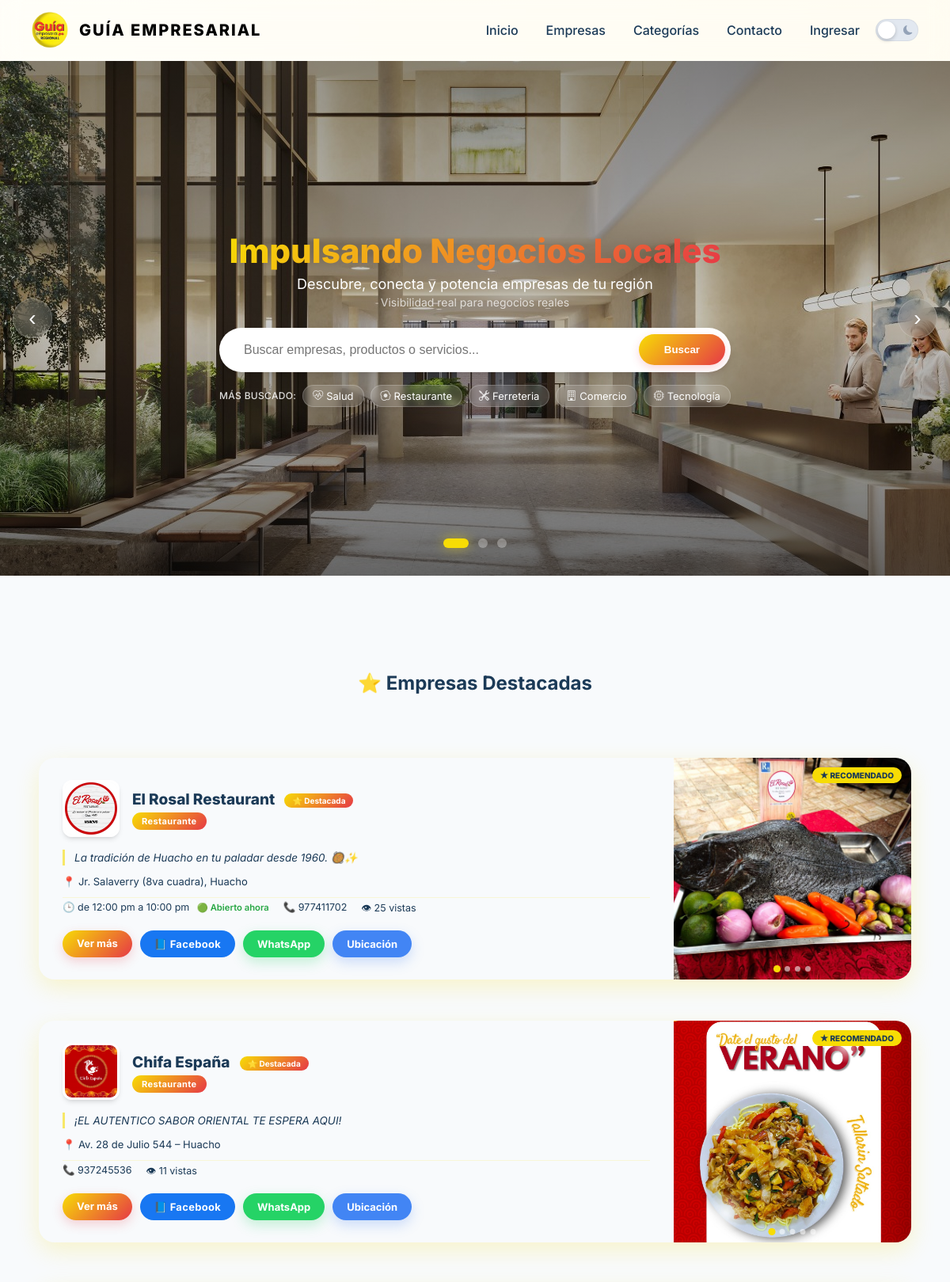
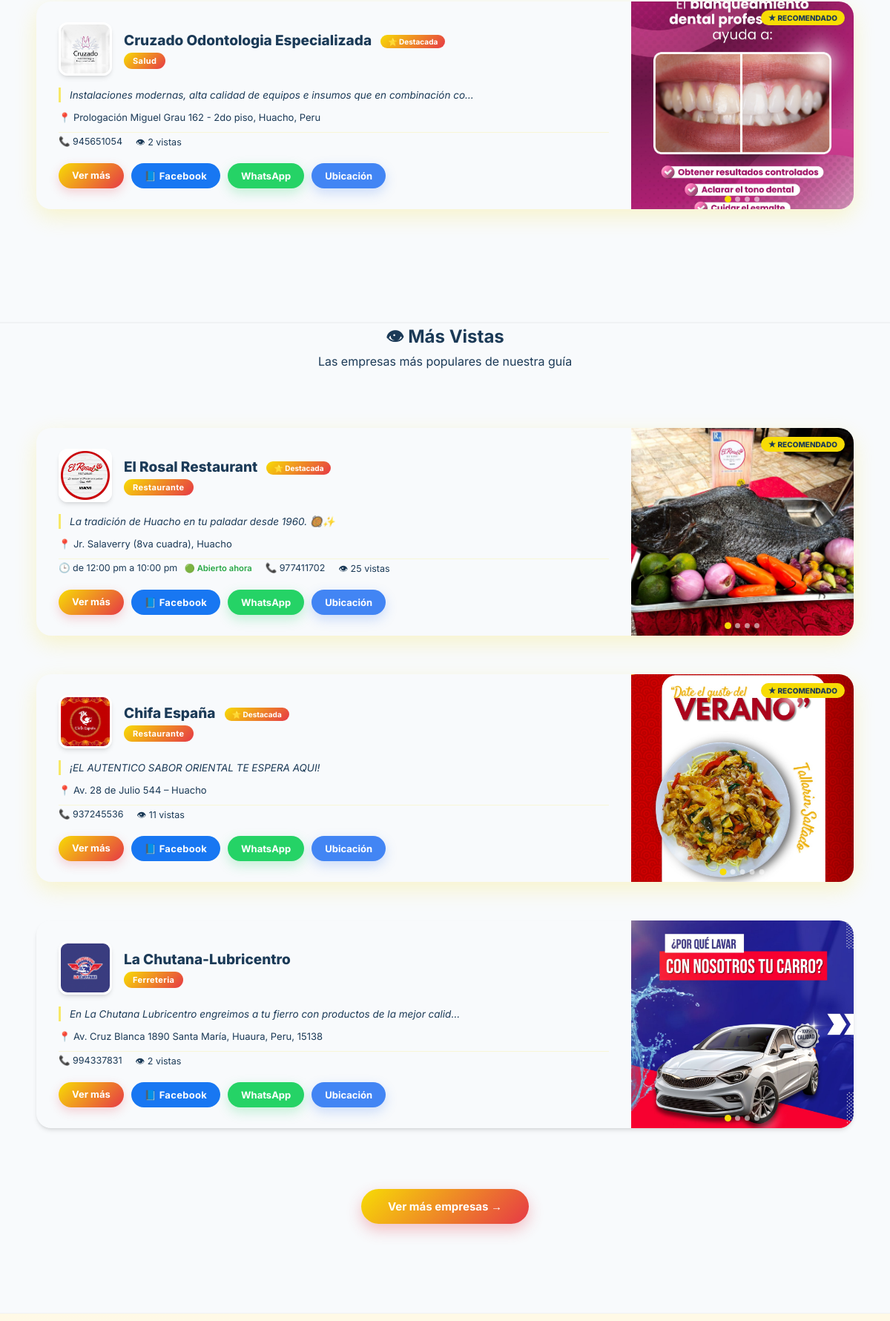
The page / (upper part) on the database its author committed (2 pictures, top to bottom).
### tables this page shows
CREATE TABLE `banner_carrusel` (
  `id_banner` int(11) NOT NULL,
  `imagen` varchar(255) NOT NULL,
  `orden` int(11) NOT NULL DEFAULT 0,
  `activo` tinyint(1) NOT NULL DEFAULT 1,
  `tiempo_ms` int(11) NOT NULL DEFAULT 5000,
  `creado_en` timestamp NOT NULL DEFAULT current_timestamp()
);

CREATE TABLE `burbujas_busqueda` (
  `id_burbuja` int(11) NOT NULL,
  `texto` varchar(50) NOT NULL,
  `id_categoria` int(11) DEFAULT NULL,
  `orden` int(11) DEFAULT 0,
  `activo` tinyint(1) DEFAULT 1,
  `clics` int(11) DEFAULT 0,
  `fecha_creacion` datetime DEFAULT current_timestamp()
);

CREATE TABLE `categorias` (
  `id_categoria` int(11) NOT NULL,
  `nombre` varchar(100) NOT NULL,
  `slug` varchar(255) DEFAULT NULL,
  `descripcion` text DEFAULT NULL,
  `icono` varchar(50) DEFAULT 'bi-briefcase',
  `orden` int(11) NOT NULL DEFAULT 0
);

CREATE TABLE `empresas` (
  `id_empresa` int(11) NOT NULL,
  `logo` varchar(255) DEFAULT NULL,
  `nombre` varchar(150) NOT NULL,
  `slug` varchar(255) DEFAULT NULL,
  `email` varchar(100) DEFAULT NULL,
  `telefono` varchar(20) DEFAULT NULL,
  `direccion` varchar(200) DEFAULT NULL,
  `id_categoria` int(11) DEFAULT NULL,
  `fecha_registro` timestamp NOT NULL DEFAULT current_timestamp(),
  `horario` varchar(100) DEFAULT NULL,
  `descripcion` text DEFAULT NULL,
  `ubicacion_link` varchar(500) DEFAULT NULL,
  `link_empresa` varchar(255) DEFAULT NULL,
  `vistas` int(11) DEFAULT 0,
  `destacada` tinyint(1) DEFAULT 0,
  `facebook` varchar(255) DEFAULT NULL,
  `clics_whatsapp` int(11) DEFAULT 0
);

### includes/components/empresa_card.php (the view, shortened to what this page needs)
<?php
function renderEmpresaCard($fila, $fotos_arr = [])
{
    $logo = !empty($fila['logo']) ? htmlspecialchars($fila['logo']) : null;
    $telefono = $fila['telefono'] ?? null;
    $numero = $telefono ? preg_replace('/[^0-9]/', '', $telefono) : null;
    $is_destacada = (isset($fila['destacada']) && $fila['destacada'] == 1);
    $path_img = APP_URL . '/assets/img/';
    $path_galeria = APP_URL . '/assets/img/empresascarrusel/';
    $css_class = 'empresa-item reveal' . ($is_destacada ? ' empresa-destacada' : '');
    ?>
    <div class="<?= $css_class ?>">
        <div class="empresa-info-logo">
            <div class="empresa-top-row">
                <div class="empresa-logo">
                    <?php if ($logo): ?>
                        <img src="<?= $path_img . $logo ?>" alt="<?= htmlspecialchars($fila['nombre']) ?>" loading="lazy">
                    <?php else: ?>
                        <div class="logo-placeholder"><?= mb_strtoupper(mb_substr($fila['nombre'], 0, 1)) ?></div>
                    <?php endif; ?>
                </div>
                <div class="empresa-titles">
                    <h3><?= htmlspecialchars($fila['nombre']) ?>
                        <?php if ($is_destacada): ?><span class="badge-destacada">⭐ Destacada</span><?php endif; ?>
                    </h3>
                    <span class="empresa-categoria"><?= htmlspecialchars($fila['categoria']) ?></span>
                </div>
            </div>
            <p class="empresa-slogan">
                <?= !empty($fila['descripcion']) ? htmlspecialchars(mb_strimwidth($fila['descripcion'], 0, 80, '…')) : 'Tu mejor opción local' ?>
            </p>
            <?php if (!empty($fila['direccion'])): ?>
                <p class="empresa-direccion">📍 <?= htmlspecialchars($fila['direccion']) ?></p>
            <?php endif; ?>
            <div class="empresa-datos">
                <?php if (!empty($fila['horario'])): ?>
                    <span class="horario-display" data-horario="<?= htmlspecialchars($fila['horario']) ?>"></span>
                <?php endif; ?>
                <?php if ($numero): ?><span>📞 <?= $numero ?></span><?php endif; ?>
                <span>👁 <?= number_format($fila['vistas']) ?> vistas</span>
            </div>
            <div class="empresa-actions">
                <a href="<?= APP_URL ?>/negocio/<?= htmlspecialchars($fila['slug']) ?>" class="btn-ver">Ver más</a>
                <?php if (!empty($fila['facebook'])): ?>
                    <a href="<?= htmlspecialchars($fila['facebook']) ?>" target="_blank"
                        class="btn-accion btn-accion-facebook">📘 Facebook</a>
                <?php endif; ?>
                <?php if ($numero): ?>
                    <a href="https://wa.me/<?= $numero ?>" target="_blank" class="btn-whatsapp">WhatsApp</a>
                <?php endif; ?>
                <?php if (!empty($fila['ubicacion_link'])): ?>
                    <a href="<?= htmlspecialchars($fila['ubicacion_link']) ?>" target="_blank" class="btn-maps">Ubicación</a>
                <?php endif; ?>
            </div>
        </div>
        <?php if (count($fotos_arr) > 0): ?>
            <div class="empresa-slider">
                <?php foreach ($fotos_arr as $i => $foto): ?>
                    <div class="slide <?= $i === 0 ? 'activo' : '' ?>">
                        <img src="<?= $path_galeria . htmlspecialchars($foto) ?>"
                            alt="Imagen de <?= htmlspecialchars($fila['nombre']) ?>" loading="lazy">
                    </div>
                <?php endforeach; ?>
                <?php if (count($fotos_arr) > 1): ?>
                    <div class="slider-dots">
                        <?php foreach ($fotos_arr as $i => $_): ?>
                            <button class="slider-dot <?= $i === 0 ? 'activo' : '' ?>" data-index="<?= $i ?>"></button>
                        <?php endforeach; ?>
                    </div>
                <?php endif; ?>
            </div>
        <?php endif; ?>
    </div>
    <?php
}
    ?>

### index.php (shortened to what this page needs)
<?php
include 'includes/components/empresa_card.php';
include 'includes/Header.php';
?>
<?php
$slides = [];
$res_banner = $conexion->query("SELECT * FROM banner_carrusel WHERE activo = 1 ORDER BY orden ASC, id_banner ASC");
if ($res_banner && $res_banner->num_rows > 0)
    while ($s = $res_banner->fetch_assoc())
        $slides[] = $s;
$total_slides = count($slides);
?>
<section class="hero">
    <?php if ($total_slides > 0): ?>
        <?php foreach ($slides as $i => $slide): ?>
            <div class="hero-slide <?= $i === 0 ? 'activo' : '' ?>" data-tiempo="<?= intval($slide['tiempo_ms']) ?>">
                <img src="<?= APP_URL ?>/assets/img/banner/<?= htmlspecialchars($slide['imagen']) ?>" alt="Banner <?= $i + 1 ?>"
                    loading="<?= $i === 0 ? 'eager' : 'lazy' ?>">
            </div>
        <?php endforeach; ?>
        <?php if ($total_slides > 1): ?>
            <button class="hero-arrow prev" aria-label="Anterior">&#8249;</button>
            <button class="hero-arrow next" aria-label="Siguiente">&#8250;</button>
            <div class="hero-dots">
                <?php for ($i = 0; $i < $total_slides; $i++): ?>
                    <button class="hero-dot <?= $i === 0 ? 'activo' : '' ?>" data-index="<?= $i ?>"></button>
                <?php endfor; ?>
            </div>
        <?php endif; ?>
    <?php else: ?>
        <div class="hero-bg"></div>
    <?php endif; ?>
    <div class="hero-content">
        <h1 class="anim-down">Impulsando Negocios Locales</h1>
        <p class="hero-subtitle anim-up anim-delay-1">Descubre, conecta y potencia empresas de tu región</p>
        <p class="hero-tagline anim-up anim-delay-1">Visibilidad real para negocios reales</p>
        <div class="search-wrapper anim-up anim-delay-2">
            <form id="formBuscar" class="search-form" onsubmit="if(typeof startBar === 'function') startBar();">
                <div class="search-box">
                    <input type="text" id="buscar" name="q" placeholder="Buscar empresas, productos o servicios..."
                        autocomplete="off" spellcheck="false" class="search-input">
                    <button type="submit">Buscar</button>
                </div>
            </form>
            <?php
            $res_pills = $conexion->query("SELECT b.id_burbuja, b.texto, c.slug, c.icono FROM burbujas_busqueda b LEFT JOIN categorias c ON b.id_categoria = c.id_categoria WHERE b.activo = 1 ORDER BY b.orden ASC LIMIT 5");
            if ($res_pills && $res_pills->num_rows > 0):
                ?>
                <div class="quick-pills-ux"
                    style="margin-top: 16px; display: flex; gap: 8px; justify-content: center; flex-wrap: wrap; align-items: center;">
                    <span
                        style="color: rgba(255, 255, 255, 0.85); font-size: 12px; font-weight: 500; letter-spacing: 0.3px; text-transform: uppercase;">Más
                        buscado:</span>
                    <?php while ($pill = $res_pills->fetch_assoc()):
                        $icono_p = !empty($pill['icono']) ? htmlspecialchars($pill['icono']) : 'bi-search';
                        $href = !empty($pill['slug']) ? APP_URL . '/rubro/' . htmlspecialchars($pill['slug']) : APP_URL . '/empresas?buscar=' . urlencode($pill['texto']);
                        ?>
                        <a href="<?= $href ?>" data-burbuja="<?= intval($pill['id_burbuja']) ?>"
                            style="display: inline-flex; align-items: center; gap: 4px; background: rgba(255, 255, 255, 0.15); backdrop-filter: blur(4px); -webkit-backdrop-filter: blur(4px); border: 1px solid rgba(255, 255, 255, 0.2); color: white; padding: 5px 12px; border-radius: 50px; font-size: 13px; text-decoration: none; transition: all 0.2s; box-shadow: 0 4px 6px rgba(0,0,0,0.05);"
                            onmouseover="this.style.background='white'; this.style.color='#000'; this.style.transform='translateY(-2px)';"
                            onmouseout="this.style.background='rgba(255, 255, 255, 0.15)'; this.style.color='white'; this.style.transform='translateY(0)';">
                            <i class="bi <?= $icono_p ?>" style="opacity:0.8;"></i> <?= htmlspecialchars($pill['texto']) ?>
                        </a>
                    <?php endwhile; ?>
                </div>
            <?php endif; ?>
        </div>
    </div>
</section>
<section id="empresas" class="page-section empresas-section">
    <div class="container">
        <div class="section-header">
            <h2>⭐ Empresas Destacadas</h2>
        </div>
        <?php
        $sql_destacadas = "SELECT e.*, c.nombre AS categoria, c.slug AS cat_slug,
                                GROUP_CONCAT(g.foto ORDER BY g.orden ASC, g.id_foto ASC SEPARATOR ',') as fotos_galeria
                       FROM empresas e
                       JOIN categorias c ON e.id_categoria = c.id_categoria
                       LEFT JOIN empresa_galeria g ON e.id_empresa = g.id_empresa
                       WHERE e.destacada = 1
                       GROUP BY e.id_empresa
                       LIMIT 3";
        $res_destacadas = $conexion->query($sql_destacadas);
        if ($res_destacadas && $res_destacadas->num_rows > 0):
            echo '<div class="empresas-list">';
            while ($fila = $res_destacadas->fetch_assoc()):
                $fotos_arr = !empty($fila['fotos_galeria']) ? explode(',', $fila['fotos_galeria']) : [];
                renderEmpresaCard($fila, $fotos_arr);
            endwhile;
            echo '</div>';
        else: ?>
            <p class="no-results">No hay empresas destacadas aún.</p>
        <?php endif; ?>
    </div>
</section>
<section class="page-section empresas-section" style="padding-top:0;">
    <div class="container">
        <div class="section-header">
            <h2>👁 Más Vistas</h2>
            <p>Las empresas más populares de nuestra guía</p>
        </div>
        <?php
        $sql_vistas = "SELECT e.*, c.nombre AS categoria, c.slug AS cat_slug,
                               GROUP_CONCAT(g.foto ORDER BY g.orden ASC, g.id_foto ASC SEPARATOR ',') as fotos_galeria
                    FROM empresas e
                    JOIN categorias c ON e.id_categoria = c.id_categoria
                    LEFT JOIN empresa_galeria g ON e.id_empresa = g.id_empresa
                    GROUP BY e.id_empresa
                    ORDER BY e.vistas DESC LIMIT 3";
        $res_vistas = $conexion->query($sql_vistas);
        if ($res_vistas && $res_vistas->num_rows > 0):
            echo '<div class="empresas-list">';
            while ($fila = $res_vistas->fetch_assoc()):
                $fotos_arr = !empty($fila['fotos_galeria']) ? explode(',', $fila['fotos_galeria']) : [];
                renderEmpresaCard($fila, $fotos_arr);
            endwhile;
            echo '</div>';
        endif;
        ?>
        <div class="ver-mas-empresas">
            <a href="<?= APP_URL ?>/empresas" class="btn-ver-mas">Ver más empresas →</a>
        </div>
    </div>
</section>
<section id="categorias" class="page-section">
</section>
<?php include 'includes/footer.php'; ?>

### rows shown on the page
banner_carrusel: imagen (picture)
burbujas_busqueda: texto "Salud"
burbujas_busqueda: texto "Restaurante"
burbujas_busqueda: texto "Ferreteria"
burbujas_busqueda: texto "Comercio"
burbujas_busqueda: texto "Tecnología"
empresas: logo (picture), nombre "El Rosal Restaurant", destacada "⭐ Destacada", id_categoria.nombre "Restaurante", descripcion "La tradición de Huacho en tu paladar desde 1960. 🥘✨", direccion "Jr. Salaverry (8va cuadra), Huacho", telefono "977411702", vistas "25"
empresas: logo (picture), nombre "Chifa España", destacada "⭐ Destacada", id_categoria.nombre "Restaurante", descripcion "¡EL AUTENTICO SABOR ORIENTAL TE ESPERA AQUI!", direccion "Av. 28 de Julio 544 – Huacho", telefono "937245536", vistas "11"
empresas: logo (picture), nombre "Cruzado Odontologia Especializada", destacada "⭐ Destacada", id_categoria.nombre "Salud", descripcion "Instalaciones modernas, alta calidad de equipos e insumos que en combinación co…", direccion "Prologación Miguel Grau 162 - 2do piso, Huacho, Peru", telefono "945651054", vistas "2"
empresas: logo (picture), nombre "La Chutana-Lubricentro", id_categoria.nombre "Ferreteria", descripcion "En La Chutana Lubricentro engreimos a tu fierro con productos de la mejor calid…", direccion "Av. Cruz Blanca 1890 Santa María, Huaura, Peru, 15138", telefono "994337831", vistas "2"
